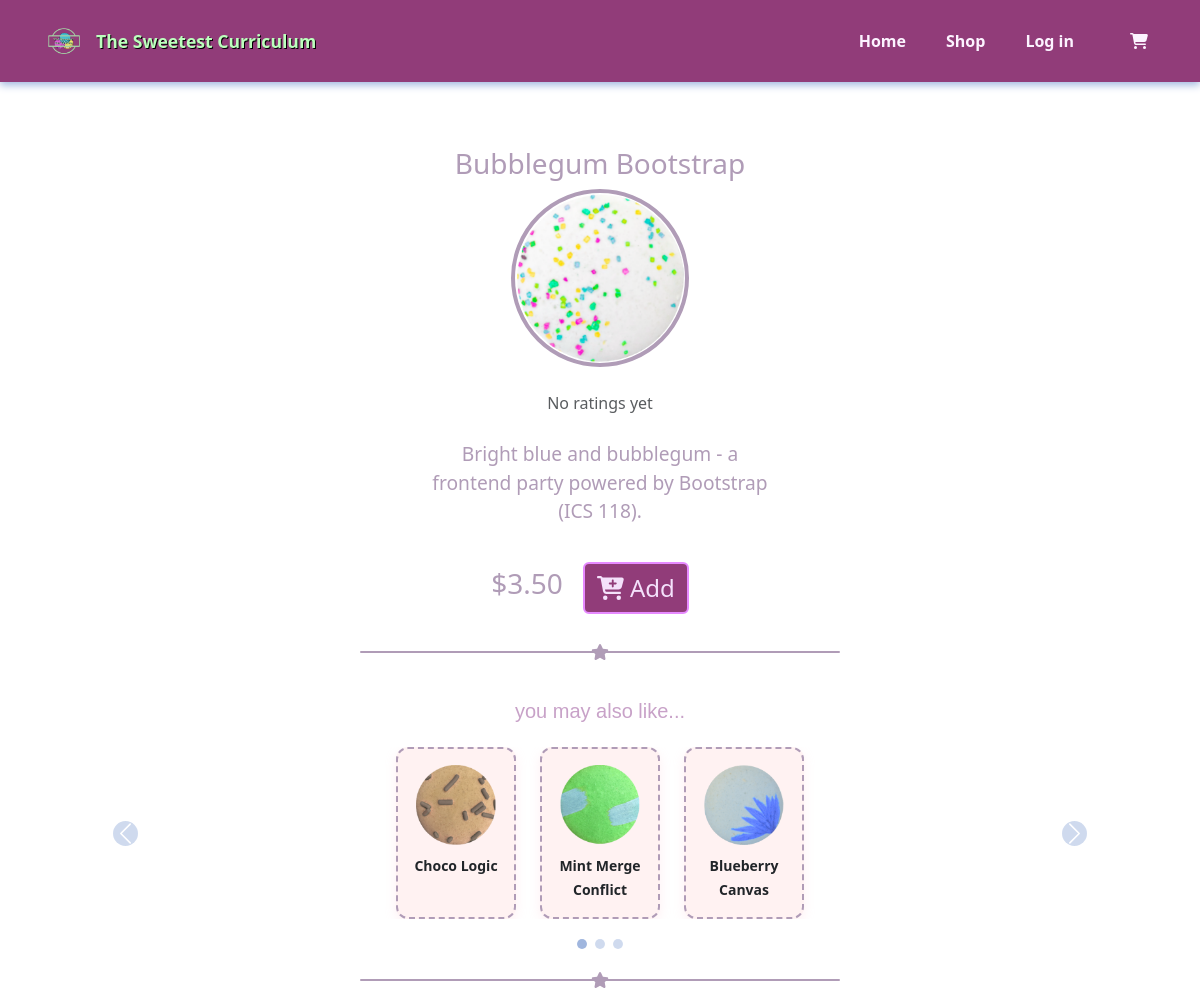
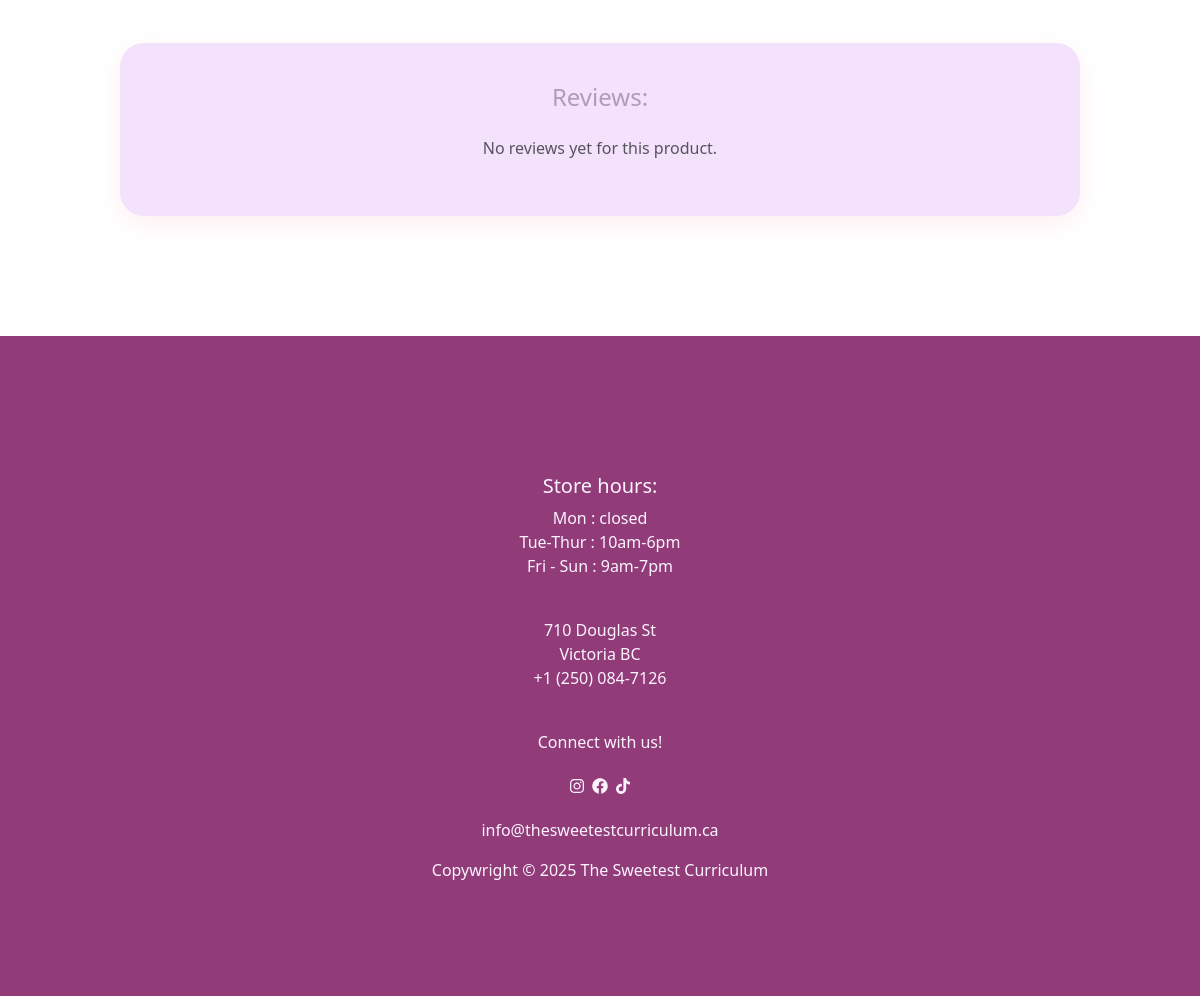
The page /item-view.php?id=33 on the database its author committed (2 pictures, top to bottom).
### tables this page shows
CREATE TABLE products (
    product_id INT PRIMARY KEY AUTO_INCREMENT,
    productName VARCHAR(100) NOT NULL,
    price DECIMAL(10,2) NOT NULL,
    imageURL TEXT,
    description TEXT NOT NULL
);

### item-view.php (the view, shortened to what this page needs)
 <?php
        include 'includes/header.php';
        include 'database/db.php';
        if (isset($_GET['id'])) {
            $productid = (int)$_GET['id'];
            $productQuery = "SELECT * FROM products WHERE product_id = $productid LIMIT 1";
            $prodResult = mysqli_query($dbc, $productQuery);
            $prod = [];
            if ($prodResult) {
                while ($row = mysqli_fetch_assoc($prodResult)) {
                    $prod = $row;
                }
            }
        }
$review_sql = "
    SELECT r.comment, r.stars, r.user_id, r.product_id, u.username, u.isAdmin
    FROM reviews r
    JOIN users u ON r.user_id = u.user_id
    WHERE r.product_id = $productid
    ";
$review_result = mysqli_query($dbc, $review_sql);
$reviews = [];
$total_stars = 0;
if ($review_result && mysqli_num_rows($review_result) > 0) {
    while ($row = mysqli_fetch_assoc($review_result)) {
        $reviews[] = $row;
        $total_stars += $row['stars'];
    }
    $average_stars = round($total_stars / count($reviews));
} else {
    $average_stars = 0;
}
$recommended_ids = [1, 3, 5, 31, 21, 2, 7, 34, 8];
$filtered_ids = [];
foreach ($recommended_ids as $id) {
    if ($id != $productid) {
        $filtered_ids[] = $id;
    }
}
$ids_string = implode(',', $filtered_ids);
$recommend_sql = "SELECT * FROM products WHERE product_id IN ($ids_string) ORDER BY RAND()";
$recommend_result = mysqli_query($dbc, $recommend_sql);
$recommended_products = [];
if ($recommend_result) {
    while ($row = mysqli_fetch_assoc($recommend_result)) {
        $recommended_products[] = $row;
    }
}
?>
    <body id="item-view-body">
        <div id="item-view-info-container">
            <div id="product-image-and-title">
                <div id="product-title">
                    <h3><?= htmlspecialchars($prod['productName']) ?></h3>
                </div>
                <div id="item-view-product-img-container">
                    <img id="item-view-product-img" src="assets/images/<?= htmlspecialchars($prod['imageURL'])?>">
                </div>
            </div>
            <div id="rating-and-description-container">
                 <div class="mb-2">
                    <?php if ($average_stars > 0): ?>
                        <span class="average-stars"><?= str_repeat("⭐", $average_stars) ?> (<?= $average_stars ?>/5)</span>
                    <?php else: ?>
                        <span class="average-stars text-muted">No ratings yet</span>
                    <?php endif; ?>
                </div>
                <div id="product-view-description" class="text-center">
                    <p><?= htmlspecialchars($prod['description']) ?></p>
                </div>
                <div id="price-and-add-to-cart-container">
                    <h3> $<?= htmlspecialchars($prod['price']) ?> </h3>
                    <form action="add-to-cart.php" method="POST">
                        <button id="add-to-cart-button-store-view" class="btn"> <i class="fa-solid fa-cart-plus"></i> Add </button>
                    </form>
                </div>
            </div>
        </div>
        <div class="divider-container">
            <div class="divider-line"> <i class="fa-solid fa-star divider-star"></i> </div>
        </div>
        <?php if (!empty($recommended_products)): ?>
            <div class="container rec-wrapper">
                <h5 class="text-center mb-4">you may also like...</h5>
                <div id="multiItemCarousel" class="rec-carousel carousel slide" data-bs-ride="carousel">
                    <div class="carousel-inner">
                        <?php for ($i = 0; $i < count($recommended_products); $i += 3): ?>
                            <div class="carousel-item <?= $i === 0 ? 'active' : '' ?>">
                                    <div class="d-flex justify-content-center gap-4">
                                    <?php for ($j = $i; $j < $i + 3 && $j < count($recommended_products); $j++): ?>
                                        <a href="item-view.php?id=<?= $recommended_products[$j]['product_id'] ?>" class="rec-card text-decoration-none text-dark text-center p-2">
                                            <img src="assets/images/<?= htmlspecialchars($recommended_products[$j]['imageURL']) ?>" class="img-fluid rec-img mb-2" alt="<?= htmlspecialchars($recommended_products[$j]['productName']) ?>">
                                            <small class="fw-semibold"><?= htmlspecialchars($recommended_products[$j]['productName']) ?></small>
                                        </a>
                                    <?php endfor; ?>
                                </div>
                            </div>
                        <?php endfor; ?>
                    </div>
                    <button class="carousel-control-prev" type="button" data-bs-target="#multiItemCarousel" data-bs-slide="prev">
                        <span class="carousel-control-prev-icon"></span>
                    </button>
                    <button class="carousel-control-next" type="button" data-bs-target="#multiItemCarousel" data-bs-slide="next">
                        <span class="carousel-control-next-icon"></span>
                    </button>
                    <div class="carousel-indicators mt-4">
                        <?php for ($i = 0; $i < ceil(count($recommended_products) / 3); $i++): ?>
                            <button type="button" data-bs-target="#multiItemCarousel" data-bs-slide-to="<?= $i ?>" class="<?= $i === 0 ? 'active' : '' ?>" aria-label="slide <?= $i + 1 ?>"></button>
                        <?php endfor; ?>
                    </div>
                </div>
            </div>
        <?php endif; ?>
        <div class="divider-container">
            <div class="divider-line"> <i class="fa-solid fa-star divider-star"></i> </div>
        </div>
        <div class="product-reviews-section">
            <h4 class="text-center mb-4">Reviews:</h4>
            <?php if (empty($reviews)): ?>
                <p class="text-center text-muted">No reviews yet for this product.</p>
            <?php endif; ?>
        </div>
        <footer>
            <?php include 'includes/footer.php'; ?>
    </body>
</html>

### assets/css/styles.css (style rules this page uses)
:root { --magnolia: #f4e1fb; --roseQuartz: #B09CB7; --lavendarBlush: #FFF2F2; --powderBlue: #A0B6DE; --plum: #913C79; --teaGreen: #bcffbd; --lilac: #ead4ff; --alert: #cf1acf; --lilac: #ead4ff; --alert: #cf1acf; }
html { scroll-behavior: smooth; }
a { color: #913C79; }
.p-2 { padding: 1rem !important; }
footer { color: #FCF3FF; padding: 5%; background-color: #913C79; text-align: center; }
#item-view-body { background-color: var(--); width: 100%; font-weight: normal; font-style: normal; padding: 0; margin: 0; color: var(--roseQuartz); }
#item-view-info-container { display: flex; flex-direction: column; width: 100%; box-sizing: border-box; padding: 5px; margin-top: 5%; align-items: center; margin-bottom: -4%; }
#product-image-and-title { display: flex; flex-direction: column; width: 50%; height: fit-content; box-sizing: border-box; justify-content: center; align-items: center; }
#product-title { display: flex; width: 50%; justify-content: center; justify-items: center; text-align: center; font-weight: bold; }
#item-view-product-img-container { display: flex; border: solid var(--roseQuartz) 4px; border-radius: 50%; box-sizing: border-box; width: 75%; height: 75%; }
#item-view-product-img { display: flex; width: 100%; height: 100%; aspect-ratio: 1 / 1; }
#rating-and-description-container { display: flex; flex-direction: column; width: 100%; padding: 0px 10px 0px 10px; align-items: center; }
#product-view-description { display: flex; text-align: left; font-size: 1.2rem; margin-top: 5%; }
.divider-container { display: flex; justify-content: center; margin: 40px 0 40px 0; }
.divider-line { width:40%; height:2px; background: var(--roseQuartz); border-radius: 5px; display: flex; justify-content: center; align-items: center; margin-top: 2%; }
.divider-star { color: var(--roseQuartz); }
#price-and-add-to-cart-container { display: flex; flex-direction: row; width: 100%; align-items: center; justify-content: center; }
#add-to-cart-button-store-view { margin: 20px; color: var(--magnolia); background-color: var(--plum); border: 2px solid #e68aff; }
.rec-wrapper h5 { font-family: 'Quicksand', sans-serif; color: #c8a2c8; }
.rec-card { width: 120px; background-color: var(--lavendarBlush); border: 2px dashed var(--roseQuartz); border-radius: 12px; box-shadow: 0 4px 12px rgba(255, 182, 193, 0.2); }
.rec-img { height: 80px; object-fit: cover; border-radius: 10px; }
.carousel-indicators [data-bs-target] { background-color: var(--powderBlue); width: 10px; height: 10px; border-radius: 50%; margin: 0 4px; bottom: 5; }
.carousel-indicators { bottom: -56px; }
.carousel-control-prev-icon, .carousel-control-next-icon { background-color: var(--powderBlue); border-radius: 50%; width: 25px; height: 25px; }
.product-reviews-section { background: var(--magnolia); padding: 2.5rem 2rem; border-radius: 24px; box-shadow: 0 8px 24px rgba(255, 192, 203, 0.25); margin: 10%; margin-top: 2%; }
@media (min-width: 850px) { .divider-container { margin: 10% 0 10% 0; } }
@media (min-width: 850px) { .divider-line { margin-top:-5%; } }
@media (min-width: 850px) { #add-to-cart-button-store-view { font-size: 1.5rem; } }
@media (min-width: 850px) { #item-view-product-img { max-height: 260px; object-fit: contain; border-radius: 20px; } }
@media (min-width: 850px) { #item-view-product-img-container { display: flex; border: solid var(--roseQuartz) 4px; border-radius: 50%; box-sizing: border-box; width: 30%; height: 30%; } }
@media (min-width: 850px) { #rating-and-description-container { display: flex; flex-direction: column; width: 30%; align-items: center; margin-top: 2%; } }
@media (min-width: 850px) { .container.rec-wrapper { margin-top: -11%; } }
@media (min-width: 850px) { .product-reviews-section { margin-top: -10%; } }
@media (min-width: 1025px) { #item-view-product-img { max-height: 375px; } }

### rows shown on the page
products: productName "Bubblegum Bootstrap", imageURL (picture), description "Bright blue and bubblegum - a frontend party powered by Bootstrap (ICS 118).", price "3.50"
products: imageURL (picture), productName "Choco Logic"
products: imageURL (picture), productName "Mint Merge Conflict"
products: imageURL (picture), productName "Blueberry Canvas"
